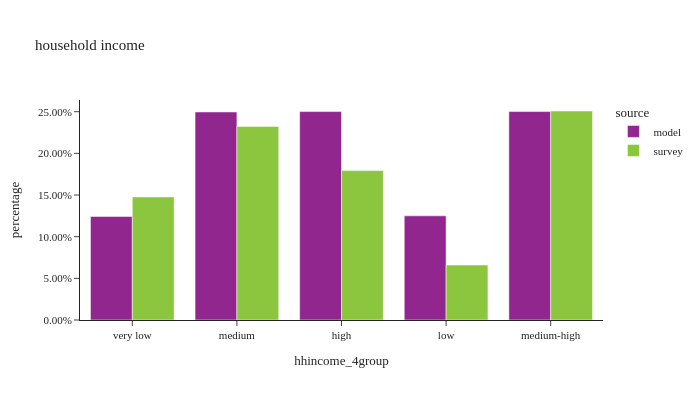

Here is the notebook cell this chart was saved with:
### Markdown cell above
## demographics

### Code cell
plot_hh_stat(df_hh, 'hhincome_4group', 'household income')

### Figure 1 — Plotly figure (JSON) as saved in the notebook; plotly's stock layout.template omitted (floating-point values rounded to 4 significant figures)
{"data": [{"alignmentgroup": "True", "customdata": [[215755], [433458], [434306], [217056], [434341], [1213]], "hovertemplate": "source=model<br>hhincome_4group=%{x}<br>percentage=%{y}<br>sample count=%{customdata[0]}<extra></extra>", "legendgroup": "model", "marker": {"color": "#91268F", "pattern": {"shape": ""}}, "name": "model", "offsetgroup": "model", "orientation": "v", "showlegend": true, "textposition": "auto", "type": "bar", "x": ["very low", "medium", "high", "low", "medium-high", null], "xaxis": "x", "y": [0.1243, 0.2497, 0.2502, 0.125, 0.2502, 0.0006987], "yaxis": "y"}, {"alignmentgroup": "True", "customdata": [[559], [284], [576], [1004], [460], [883]], "hovertemplate": "source=survey<br>hhincome_4group=%{x}<br>percentage=%{y}<br>sample count=%{customdata[0]}<extra></extra>", "legendgroup": "survey", "marker": {"color": "#8CC63E", "pattern": {"shape": ""}}, "name": "survey", "offsetgroup": "survey", "orientation": "v", "showlegend": true, "textposition": "auto", "type": "bar", "x": ["very low", "low", "high", "medium-high", null, "medium"], "xaxis": "x", "y": [0.1477, 0.06595, 0.1793, 0.2508, 0.1238, 0.2324], "yaxis": "y"}], "layout": {"barmode": "group", "font": {"size": 11}, "height": 400, "legend": {"title": {"text": "source"}, "tracegroupgap": 0}, "title": {"text": "household income"}, "width": 700, "xaxis": {"anchor": "y", "domain": [0.0, 1.0], "title": {"text": "hhincome_4group"}}, "yaxis": {"anchor": "x", "domain": [0.0, 1.0], "tickformat": ".2%", "title": {"text": "percentage"}}}}
